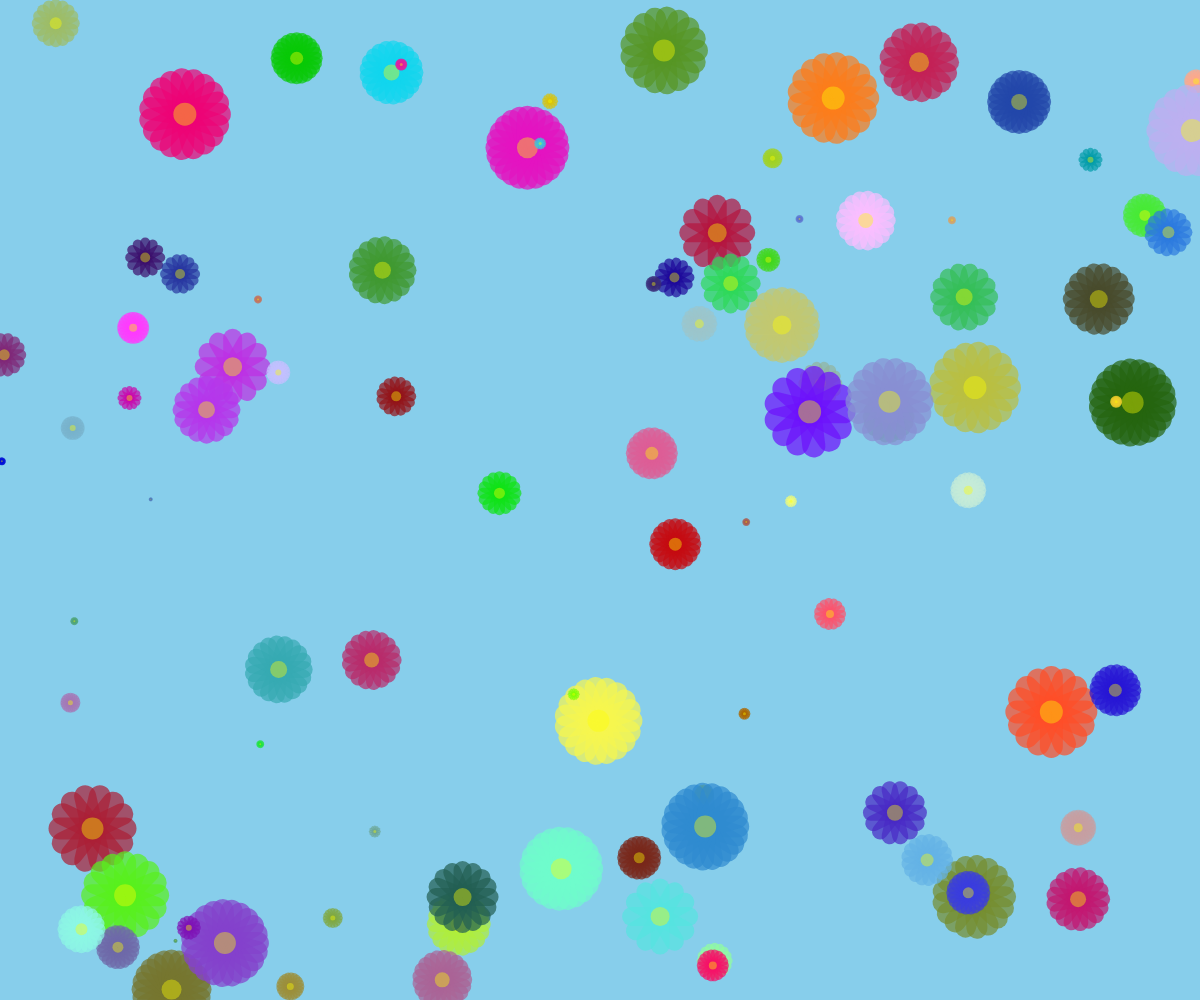
Frame 1 (no input)
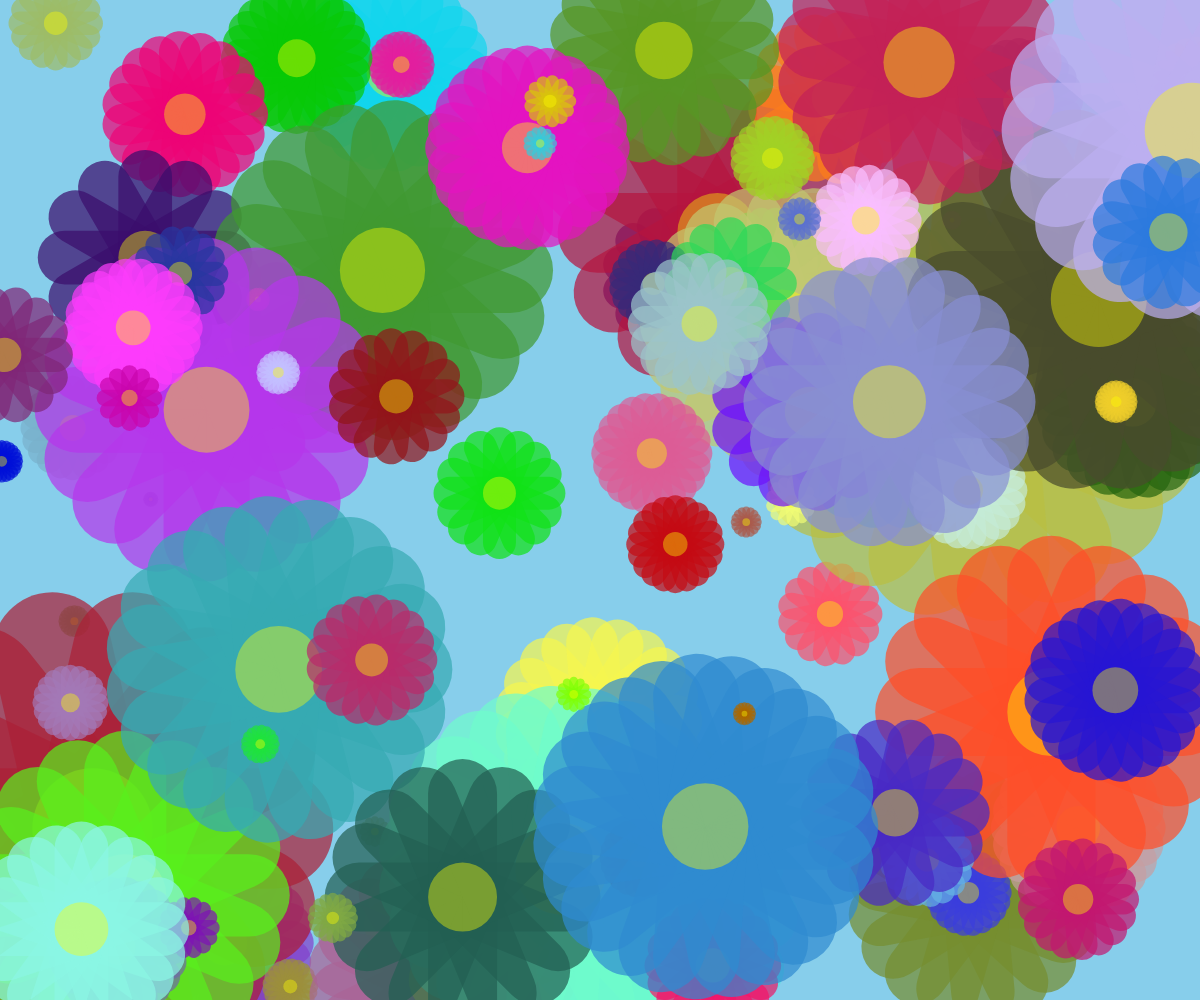
Frame 60 (no input)
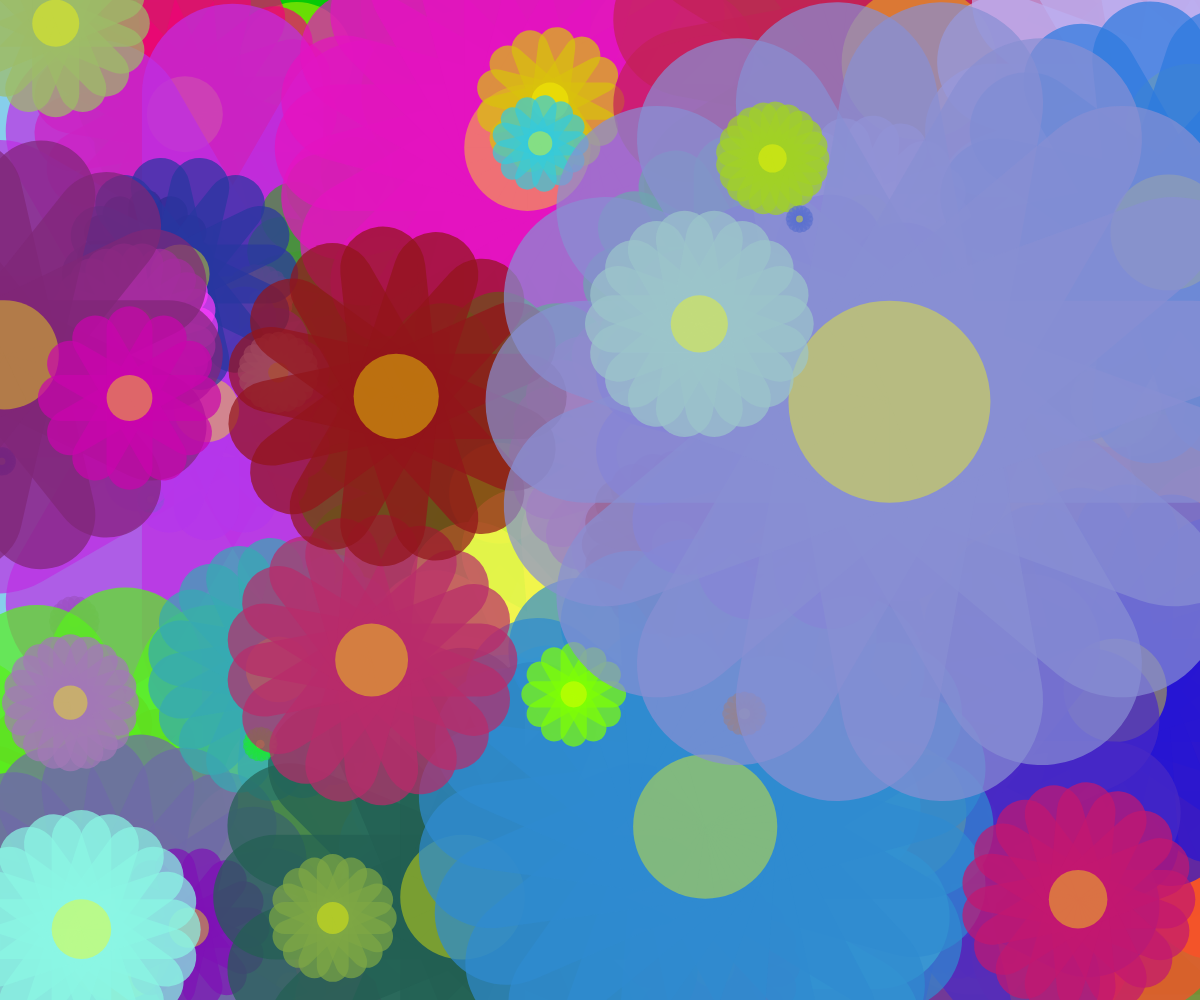
Frame 120 (the mouse pressed at the canvas centre since frame 60)

The p5.js sketch that drew these frames (run headless with seeded random() and noise() and a simulated clock; from frame 60 on, the mouse is pressed at the canvas centre):

// p5.js sketch
// ── sketch.js
let flowers

function setup() {
  noStroke()
  angleMode(DEGREES)
  createCanvas(windowWidth, windowHeight)
  flowers = new Flowers(100)
}

function windowResized() {
  resizeCanvas(windowWidth, windowHeight)
  flowers = new Flowers(100)
}

function draw() {
  background(color('skyblue'))
  flowers.drawFlowers()
}

class Flowers {
  #flowers

  constructor(count = 100) {
    this.count = count
    this.#flowers = this._createFlowers()
  }

  _createFlowers() {
    return [...Array(this.count)].map(() => new Flower())
  }

  drawFlowers() {
    this.#flowers.forEach((flower) => flower.drawFlower())
  }
}

class Flower {
  constructor() {
    this.size = floor(random() * width * 0.02)
    this.minSize = this.size
    this.maxSize = this.size * 10
    this.petalColor = color(random(0, 256), random(0, 256), random(0, 256), 180)
    this.pistilColor = color('yellow')
    this.pistilColor.setAlpha(100)
    this.positionX = random(0, width)
    this.positionY = random(0, height)
    this.isGrowing = true
    this.growthRate = 1.01 + random() * 0.02
    this.petalCount = floor(random() * 13) + 12
  }

  drawFlower() {
    push()
    translate(this.positionX, this.positionY)
    this._drawPetals()
    this._drawPistil()
    pop()
    this._changeSize()
  }

  _drawPetals() {
    fill(this.petalColor)
    for (let i = 0; i < this.petalCount; i++) {
      rect(0, -this.size / 2, this.size * 2, this.size, 0, this.size, this.size, 0)
      rotate(360 / this.petalCount)
    }
  }

  _drawPistil() {
    fill(this.pistilColor)
    ellipse(0, 0, this.size)
  }

  _changeSize() {
    if (this.size > this.maxSize) this.isGrowing = false
    if (this.size < this.minSize) this.isGrowing = true
    if (this.isGrowing) this.size *= this.growthRate
    if (!this.isGrowing) this.size /= this.growthRate
  }
}
